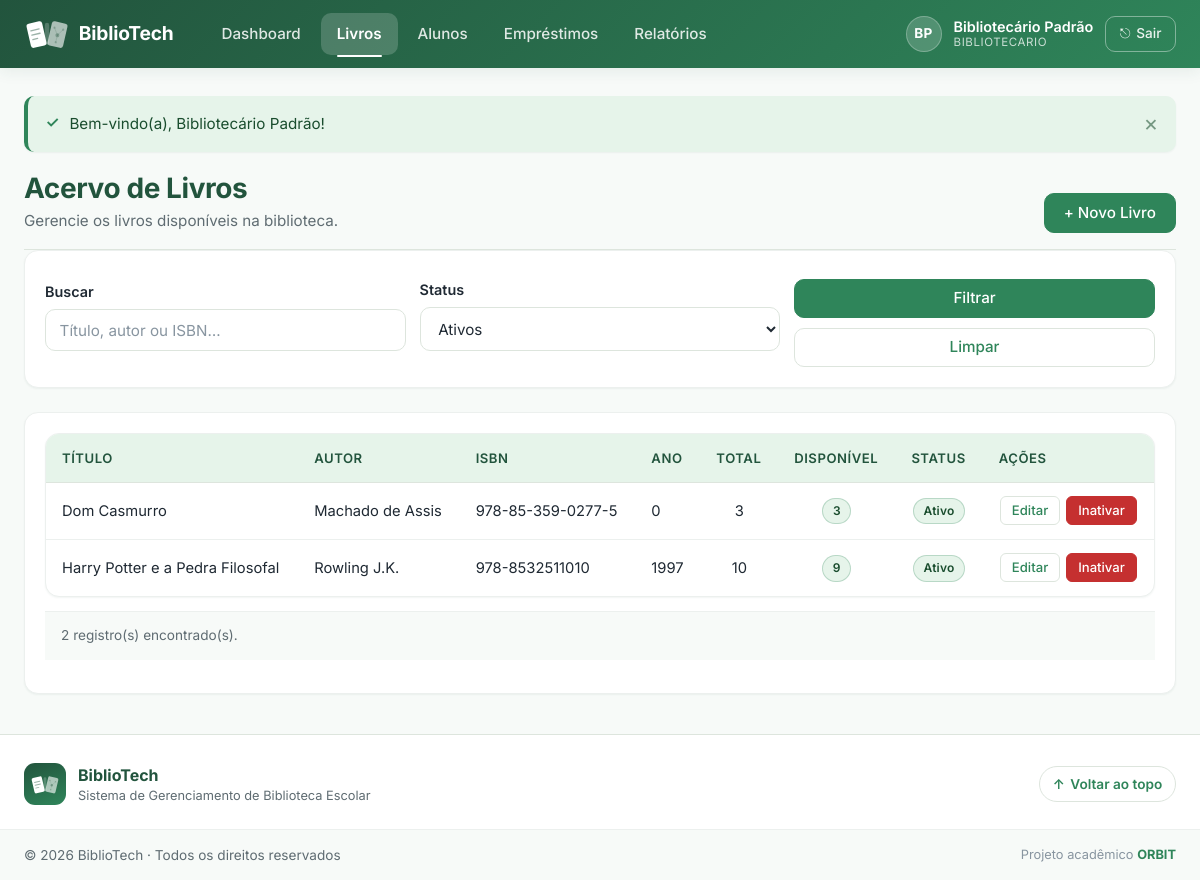
The app's page /livros/listar.php (signed in) with its own data.
### tables this page shows
CREATE TABLE IF NOT EXISTS livros (
    id                    INT           NOT NULL AUTO_INCREMENT,
    titulo                VARCHAR(200)  NOT NULL,
    autor                 VARCHAR(150)  NOT NULL,
    isbn                  VARCHAR(20)   DEFAULT NULL,  
    editora               VARCHAR(100)  DEFAULT NULL,
    ano_publicacao        YEAR          DEFAULT NULL,
    quantidade_total      INT           NOT NULL DEFAULT 1 CHECK (quantidade_total >= 0),
    quantidade_disponivel INT           NOT NULL DEFAULT 1 CHECK (quantidade_disponivel >= 0),
    ativo                 TINYINT(1)    NOT NULL DEFAULT 1,  
    criado_em             TIMESTAMP     NOT NULL DEFAULT CURRENT_TIMESTAMP,
    atualizado_em         TIMESTAMP     NOT NULL DEFAULT CURRENT_TIMESTAMP
                                        ON UPDATE CURRENT_TIMESTAMP,

    CONSTRAINT pk_livros PRIMARY KEY (id),

     
    CONSTRAINT chk_livros_qtd
        CHECK (quantidade_disponivel <= quantidade_total)
);

### livros/listar.php (the view, shortened to what this page needs)
<?php
require_once __DIR__ . '/../includes/conexao.php';
$busca  = trim((string) ($_GET['busca']  ?? ''));
$status = trim((string) ($_GET['status'] ?? 'ativo'));
$por_pagina = 15;
$pagina_num = filter_input(INPUT_GET, 'pagina', FILTER_VALIDATE_INT, [
    'options' => ['default' => 1, 'min_range' => 1],
]);
$offset = ($pagina_num - 1) * $por_pagina;
$where  = [];
$params = [];
if ($status === 'ativo') {
    $where[]          = 'l.ativo = 1';
} elseif ($status === 'inativo') {
    $where[]          = 'l.ativo = 0';
}
$clausula_where = $where ? 'WHERE ' . implode(' AND ', $where) : '';
try {
    $sqlCount = "SELECT COUNT(*) FROM livros l $clausula_where";
    $stmtCount = $pdo->prepare($sqlCount);
    $stmtCount->execute($params);
    $total_registros = (int) $stmtCount->fetchColumn();
} catch (PDOException $e) {
    error_log('[BiblioTech] livros/listar count: ' . $e->getMessage());
    $total_registros = 0;
}
$total_paginas = $total_registros > 0 ? (int) ceil($total_registros / $por_pagina) : 1;
$livros = [];
try {
    $sql = "SELECT l.id,
                   l.titulo,
                   l.autor,
                   l.isbn,
                   l.ano_publicacao,
                   l.quantidade_total,
                   l.quantidade_disponivel,
                   l.ativo
              FROM livros l
             $clausula_where
             ORDER BY l.titulo ASC
             LIMIT :limite OFFSET :offset";
    $stmt = $pdo->prepare($sql);
    $stmt->bindValue(':limite', $por_pagina, PDO::PARAM_INT);
    $stmt->bindValue(':offset', $offset,     PDO::PARAM_INT);
    $stmt->execute();
    $livros = $stmt->fetchAll();
} catch (PDOException $e) {
    error_log('[BiblioTech] livros/listar fetch: ' . $e->getMessage());
    flash('erro', 'Erro ao carregar lista de livros.');
}
require_once __DIR__ . '/../includes/header.php';
require_once __DIR__ . '/../includes/navbar.php';
?>
<div class="pagina-cabecalho">
    <div class="pagina-cabecalho-texto">
        <h1 class="pagina-titulo">Acervo de Livros</h1>
        <p class="pagina-subtitulo">Gerencie os livros disponíveis na biblioteca.</p>
    </div>
    <a href="<?= e(BASE_URL) ?>/livros/cadastrar.php" class="btn btn-primario">
        + Novo Livro
    </a>
</div>
<div class="card mb-4">
    <form method="GET" action="<?= e(BASE_URL) ?>/livros/listar.php" class="form-filtros">
        <div class="form-grupo">
            <label for="busca">Buscar</label>
            <input
                type="text"
                id="busca"
                name="busca"
                class="form-campo"
                placeholder="Título, autor ou ISBN…"
                value="<?= e($busca) ?>"
                maxlength="150"
            >
        </div>
        <div class="form-grupo">
            <label for="status">Status</label>
            <select id="status" name="status" class="form-campo">
                <option value="ativo"   <?= $status === 'ativo'   ? 'selected' : '' ?>>Ativos</option>
            </select>
        </div>
        <div class="form-grupo form-grupo-acoes">
            <button type="submit" class="btn btn-primario">Filtrar</button>
            <a href="<?= e(BASE_URL) ?>/livros/listar.php" class="btn btn-secundario">Limpar</a>
        </div>
    </form>
</div>
<div class="card">
    <?php if (empty($livros)): ?>
        <p class="tabela-vazia">Nenhum livro encontrado com os filtros aplicados.</p>
    <?php else: ?>
        <div class="tabela-responsiva">
            <table class="tabela">
                <thead>
                    <tr>
                        <th>Título</th>
                        <th>Autor</th>
                        <th>ISBN</th>
                        <th>Ano</th>
                        <th class="text-centro">Total</th>
                        <th class="text-centro">Disponível</th>
                        <th class="text-centro">Status</th>
                        <th class="text-centro">Ações</th>
                    </tr>
                </thead>
                <tbody>
                    <?php foreach ($livros as $livro): ?>
                        <tr>
                            <td data-label="Título"><?= e($livro['titulo']) ?></td>
                            <td data-label="Autor"><?= e($livro['autor']) ?></td>
                            <td data-label="ISBN"><?= e($livro['isbn'] ?? '—') ?></td>
                            <td data-label="Ano"><?= e((string) ($livro['ano_publicacao'] ?? '—')) ?></td>
                            <td data-label="Total" class="text-centro">
                                <?= (int) $livro['quantidade_total'] ?>
                            </td>
                            <td data-label="Disponível" class="text-centro">
                                <?php
                                    $disp = (int) $livro['quantidade_disponivel'];
                                    $cls  = $disp === 0 ? 'badge badge-erro' : 'badge badge-sucesso';
                                ?>
                                <span class="<?= $cls ?>"><?= $disp ?></span>
                            </td>
                            <td data-label="Status" class="text-centro">
                                <?php if ((int) $livro['ativo'] === 1): ?>
                                    <span class="badge badge-sucesso">Ativo</span>
                                <?php else: ?>
                                    <span class="badge badge-erro">Inativo</span>
                                <?php endif; ?>
                            </td>
                            <td data-label="Ações" class="text-centro acoes-tabela">
                                <?php if ((int) $livro['ativo'] === 1): ?>
                                    <a href="<?= e(BASE_URL) ?>/livros/editar.php?id=<?= (int) $livro['id'] ?>"
                                       class="btn btn-sm btn-secundario"
                                       title="Editar livro">
                                        Editar
                                    </a>
                                    <a href="<?= e(BASE_URL) ?>/livros/inativar.php?id=<?= (int) $livro['id'] ?>"
                                       class="btn btn-sm btn-perigo"
                                       title="Inativar livro">
                                        Inativar
                                    </a>
                                <?php else: ?>
                                    <span class="texto-muted">—</span>
                                <?php endif; ?>
                            </td>
                        </tr>
                    <?php endforeach; ?>
                </tbody>
            </table>
        </div>
        <?php if ($total_paginas > 1): ?>
            <nav class="paginacao" aria-label="Paginação">
                <?php if ($pagina_num > 1): ?>
                    <a href="<?= url_pagina($pagina_num - 1, $busca, $status) ?>"
                       class="btn btn-sm btn-secundario">&laquo; Anterior</a>
                <?php endif; ?>
                <span class="paginacao-info">
                    Página <?= $pagina_num ?> de <?= $total_paginas ?>
                    &nbsp;·&nbsp; <?= $total_registros ?> registro(s)
                </span>
                <?php if ($pagina_num < $total_paginas): ?>
                    <a href="<?= url_pagina($pagina_num + 1, $busca, $status) ?>"
                       class="btn btn-sm btn-secundario">Próxima &raquo;</a>
                <?php endif; ?>
            </nav>
        <?php else: ?>
            <p class="tabela-rodape">
                <?= $total_registros ?> registro(s) encontrado(s).
            </p>
        <?php endif; ?>
    <?php endif; ?>
</div>
<?php require_once __DIR__ . '/../includes/footer.php'; ?>

### records on screen
livros: titulo "Dom Casmurro", autor "Machado de Assis", isbn "978-85-359-0277-5", ano_publicacao "0", quantidade_total "3", quantidade_disponivel "3", ativo "Ativo"
livros: titulo "Harry Potter e a Pedra Filosofal", autor "Rowling J.K.", isbn "978-8532511010", ano_publicacao "1997", quantidade_total "10", quantidade_disponivel "9", ativo "Ativo"

### other values on screen
$iniciais "BP"
$_SESSION['usuario_nome'] "Bibliotecário Padrão"
$_SESSION['usuario_perfil'] "BIBLIOTECARIO"
$msg['mensagem'] "Bem-vindo(a), Bibliotecário Padrão!"
$total_registros "2"
